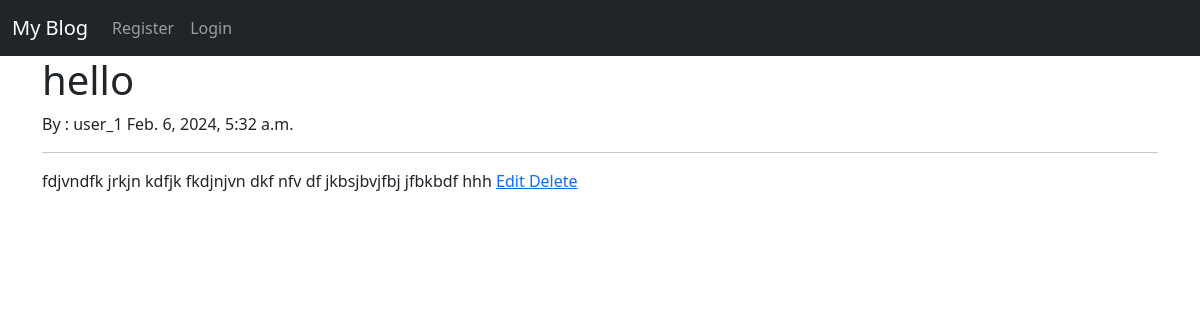
The app's page /article/1 with its own data.
### BlogApp/models.py (models this page shows, shortened)
class post(models.Model):
    title = models.CharField(max_length=255)
    title_tag = models.CharField(max_length=255)
    author = models.ForeignKey(User,on_delete = models.CASCADE) #cascade = when delete use all user posts delete
    body = models.TextField()
    post_datetime = models.DateTimeField(auto_now_add = True)

### BlogApp/views.py (the view)
# urls.py: path('article/<int:pk>', articalDetailView.as_view(), name = 'article details'),
class articalDetailView(DetailView):
    model=post
    template_name = "Artical_details.html"

### BlogApp/templates/Artical_details.html (shortened to what this page needs)
{% extends 'base.html' %}
{% block content %}
    <h1>{{post.title}}</h1>
    By : {{post.author}}  {{ post.post_datetime }}
    <hr>
    {{post.body}}
    <a href="{% url 'update post' post.pk %}"> Edit </a>  <a href="{% url 'delete post' post.pk %}"> Delete </a>
{% endblock %}

### records on screen
post: title "hello", author "user_1", post_datetime "Feb. 6, 2024, 5:32 a.m.", body "fdjvndfk jrkjn kdfjk fkdjnjvn dkf nfv df jkbsjbvjfbj jfbkbdf hhh"
